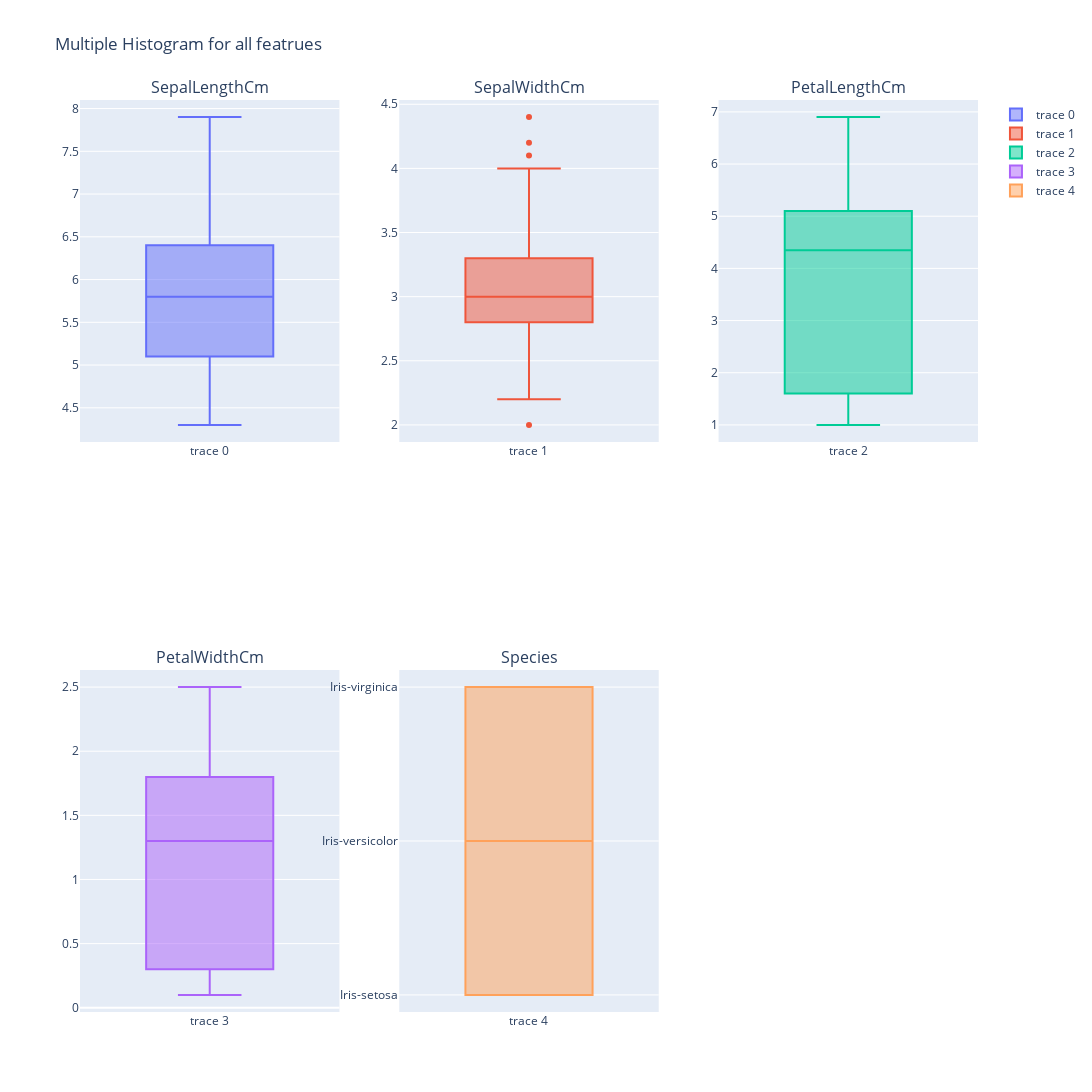

The cell this chart's notebook holds for it:
### Markdown cell above
## EDA

### Code cell
eda.multiple_boxplot(df)

### Figure 1 — Plotly figure (JSON) as saved in the notebook; plotly's stock layout.template omitted (floating-point values rounded to 4 significant figures; data arrays with more than 128 entries replaced by an {"elided": "..."} marker saying what was removed)
{"data": [{"type": "box", "xaxis": "x", "y": {"elided": "150 float values"}, "yaxis": "y"}, {"type": "box", "xaxis": "x2", "y": {"elided": "150 float values"}, "yaxis": "y2"}, {"type": "box", "xaxis": "x3", "y": {"elided": "150 float values"}, "yaxis": "y3"}, {"type": "box", "xaxis": "x4", "y": {"elided": "150 float values"}, "yaxis": "y4"}, {"type": "box", "xaxis": "x5", "y": {"elided": "150 str values"}, "yaxis": "y5"}], "layout": {"annotations": [{"font": {"size": 16}, "showarrow": false, "text": "SepalLengthCm", "x": 0.1444, "xanchor": "center", "xref": "paper", "y": 1, "yanchor": "bottom", "yref": "paper"}, {"font": {"size": 16}, "showarrow": false, "text": "SepalWidthCm", "x": 0.5, "xanchor": "center", "xref": "paper", "y": 1, "yanchor": "bottom", "yref": "paper"}, {"font": {"size": 16}, "showarrow": false, "text": "PetalLengthCm", "x": 0.8556, "xanchor": "center", "xref": "paper", "y": 1, "yanchor": "bottom", "yref": "paper"}, {"font": {"size": 16}, "showarrow": false, "text": "PetalWidthCm", "x": 0.1444, "xanchor": "center", "xref": "paper", "y": 0.375, "yanchor": "bottom", "yref": "paper"}, {"font": {"size": 16}, "showarrow": false, "text": "Species", "x": 0.5, "xanchor": "center", "xref": "paper", "y": 0.375, "yanchor": "bottom", "yref": "paper"}], "height": 1600, "title": {"text": "Multiple Histogram for all featrues"}, "width": 1100, "xaxis": {"anchor": "y", "domain": [0, 0.2889]}, "xaxis2": {"anchor": "y2", "domain": [0.3556, 0.6444]}, "xaxis3": {"anchor": "y3", "domain": [0.7111, 1]}, "xaxis4": {"anchor": "y4", "domain": [0, 0.2889]}, "xaxis5": {"anchor": "y5", "domain": [0.3556, 0.6444]}, "xaxis6": {"anchor": "y6", "domain": [0.7111, 1]}, "yaxis": {"anchor": "x", "domain": [0.625, 1]}, "yaxis2": {"anchor": "x2", "domain": [0.625, 1]}, "yaxis3": {"anchor": "x3", "domain": [0.625, 1]}, "yaxis4": {"anchor": "x4", "domain": [0, 0.375]}, "yaxis5": {"anchor": "x5", "domain": [0, 0.375]}, "yaxis6": {"anchor": "x6", "domain": [0, 0.375]}}}
